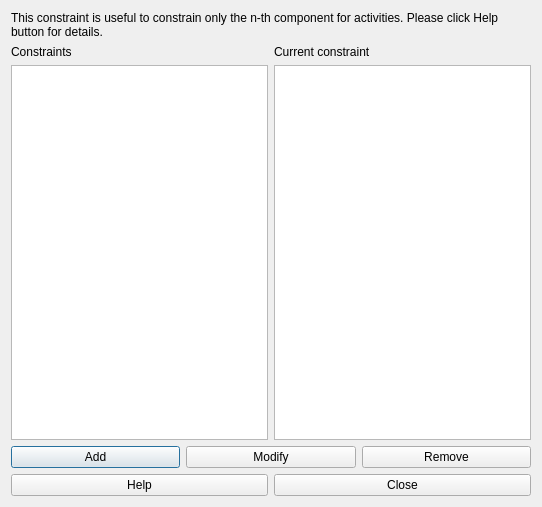
<?xml version="1.0" encoding="UTF-8"?>
<ui version="4.0">
 <class>ConstraintSubactivitiesPreferredStartingTimesForm_template</class>
 <widget class="QDialog" name="ConstraintSubactivitiesPreferredStartingTimesForm_template">
  <property name="geometry">
   <rect>
    <x>0</x>
    <y>0</y>
    <width>542</width>
    <height>507</height>
   </rect>
  </property>
  <property name="windowTitle">
   <string extracomment="This is the title of the dialog to see the list of all constraints of this type">Constraints subactivities preferred starting times</string>
  </property>
  <layout class="QGridLayout" name="gridLayout">
   <item row="0" column="0" colspan="2">
    <widget class="QLabel" name="textLabel1">
     <property name="sizePolicy">
      <sizepolicy hsizetype="Minimum" vsizetype="Minimum">
       <horstretch>0</horstretch>
       <verstretch>0</verstretch>
      </sizepolicy>
     </property>
     <property name="text">
      <string>This constraint is useful to constrain only the n-th component for activities. Please click Help button for details.</string>
     </property>
     <property name="wordWrap">
      <bool>true</bool>
     </property>
    </widget>
   </item>
   <item row="1" column="0">
    <layout class="QVBoxLayout" name="verticalLayout">
     <item>
      <widget class="QLabel" name="constraintsTextLabel">
       <property name="frameShape">
        <enum>QFrame::NoFrame</enum>
       </property>
       <property name="frameShadow">
        <enum>QFrame::Plain</enum>
       </property>
       <property name="text">
        <string>Constraints</string>
       </property>
       <property name="wordWrap">
        <bool>false</bool>
       </property>
      </widget>
     </item>
     <item>
      <widget class="QListWidget" name="constraintsListWidget"/>
     </item>
    </layout>
   </item>
   <item row="1" column="1">
    <layout class="QVBoxLayout" name="verticalLayout_2">
     <item>
      <widget class="QLabel" name="currentConstraintTextLabel">
       <property name="text">
        <string>Current constraint</string>
       </property>
       <property name="wordWrap">
        <bool>false</bool>
       </property>
      </widget>
     </item>
     <item>
      <widget class="QPlainTextEdit" name="currentConstraintTextEdit"/>
     </item>
    </layout>
   </item>
   <item row="2" column="0" colspan="2">
    <layout class="QHBoxLayout" name="horizontalLayout">
     <item>
      <widget class="QPushButton" name="addConstraintPushButton">
       <property name="text">
        <string>Add</string>
       </property>
      </widget>
     </item>
     <item>
      <widget class="QPushButton" name="modifyConstraintPushButton">
       <property name="text">
        <string>Modify</string>
       </property>
      </widget>
     </item>
     <item>
      <widget class="QPushButton" name="removeConstraintPushButton">
       <property name="text">
        <string>Remove</string>
       </property>
      </widget>
     </item>
    </layout>
   </item>
   <item row="3" column="0" colspan="2">
    <layout class="QHBoxLayout" name="horizontalLayout_2">
     <item>
      <widget class="QPushButton" name="helpPushButton">
       <property name="text">
        <string>Help</string>
       </property>
      </widget>
     </item>
     <item>
      <widget class="QPushButton" name="closePushButton">
       <property name="text">
        <string>Close</string>
       </property>
      </widget>
     </item>
    </layout>
   </item>
  </layout>
 </widget>
 <layoutdefault spacing="6" margin="11"/>
 <resources/>
 <connections/>
</ui>
